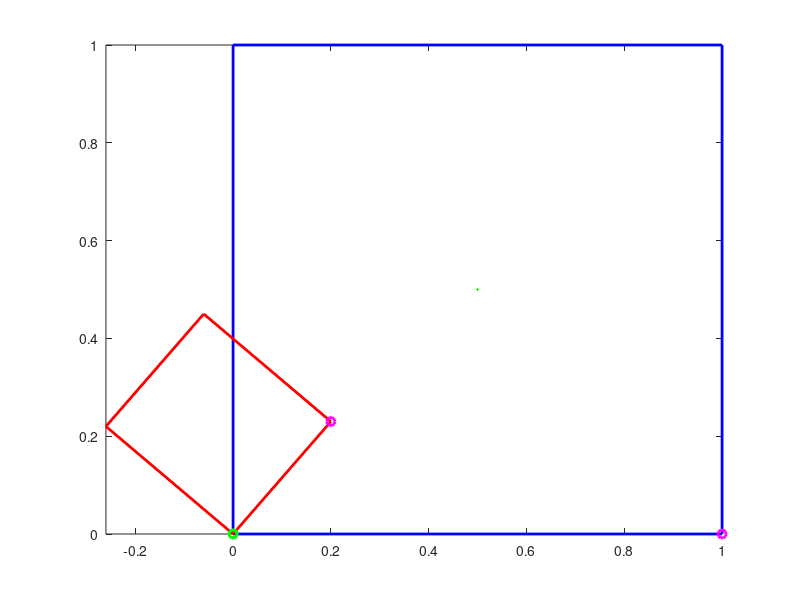

This figure's MATLAB source:
function ifs()
close all
tic
KOF = 1;            % KindOfFaractal
Q=AffineAbbildung(KOF); % Q Definitionen
% Q=CreateQ(Q);     %Manipualtion von Q oder selst "bauen"
UnderstandQ(2,Q); %Quadrate abbilden, um Abbildungen zu verstehen

LOOPmax = 10;
PLOT=1; % ohne plot 99% Zeitersparnis bei LOOPmax=10000
%Xminmax = [-2.152858 0.500000 2.653972 9.964024];
% Fuer png-Datei bei PLOT=0
if ~PLOT
    switch KOF
        case 1
        Xminmax = [-2.152858 0.500000 2.653972 9.964024]; 
        case 2
        Xminmax = [0. 0. 1. 1.];
        otherwise
    end

    M = round(sqrt(LOOPmax));
    N = round(M*(Xminmax(3)-Xminmax(1))/(Xminmax(4)-Xminmax(2)));
    Pic = ones(M,N);
end
%%
% Startwert
x=[0.5 0.5]; 
if PLOT
    plot(x(1),x(2),'.','color',[0 1 0]);
    set(gca,'color',[0 0 0]);
    hold on
    xmin=x(1); xmax = x(1);
    ymin=x(2); ymax = x(2);
end

%%
for loop=1:LOOPmax
    ii=RandP(Q(:,7));    % liefert eine Zahl zwischen 1 und 
                         % NumZeilen(Q) mit Gewichtung aus Q(:,7)
    
    xd(1) = Q(ii,1:2)*x'; xd(2) = Q(ii,3:4)*x';
    x = xd+Q(ii,5:6);
    
    
    if PLOT
        plot(x(1),x(2),'.','color',[0 1 0]); 
        if x(1)<xmin; xmin = x(1); end;
        if x(1)>xmax; xmax = x(1); end;
        if x(2)<ymin; ymin = x(2); end;
        if x(2)>ymax; ymax = x(2); end;
        if loop==LOOPmax
            fprintf('Plotrahmen(lu,ro): %f %f %f %f\n',xmin,ymin,xmax,ymax);
        end
    else
        raw = M+1-min(M,max(1,RawCol(x(2),Xminmax(2),Xminmax(4),M)));
        col = min(N,max(1,RawCol(x(1),Xminmax(1),Xminmax(3),N)));
        
        Pic(raw,col)=0;
    end
end

if ~PLOT
    PicRGB = zeros(M,N,3);
    PicRGB(:,:,2)=0.8*(1-Pic);
    imshow(PicRGB)
    imwrite(PicRGB,"fractal.png")
end
toc
end

function i=RandP(P)
    CP = cumsum(P)*100;
    ir = round(rand*100-1);
    i=1;
    for l=length(CP)-1:-1:1
        if ir>=CP(l)
            i=l+1;
            break;
        end
    end
end

function Q=AffineAbbildung(flag)

switch flag
    case 1 % Barnsley
    Q=[ [0      0       0       0.16 	0 	0       0.01];
        [0.20 	-0.26 	0.23 	0.22 	0 	1.60 	0.07];
        [-0.15 	0.28 	0.26 	0.24 	0 	0.44 	0.07];
        [0.85 	0.04 	-0.04 	0.85 	0 	1.60 	0.85]]; 
 
    case 2 % fraktaler Baum
    Q=[ [0.200 	-0.500 	0.340 	0.400 	0.440 	0.250 	0.200];
        [0.460 	0.410 	-0.250 	0.360 	0.250 	0.570 	0.200];
        [-0.060 	-0.070 	0.450 	-0.110 	0.600 	0.097 	0.200];
        [-0.350 	0.070 	-0.470 	-0.020 	0.490 	0.500 	0.200];
        [-0.640 	0.000 	0.000 	0.500 	0.860 	0.250 	0.200]];
    
    otherwise
end
end

function ij=RawCol(x,xmin,xmax,L)

    ij = round(1+(x-xmin)/(xmax-xmin)*(L-1));

end

function Q2=CreateQ(Q)

Q2 = Q;

% Barnsley, Abbidlung A4, Winkel aendern
ii = 4;
A = [Q(ii,1:2); Q(ii,3:4)];

alpha=sqrt(A(1,1)^2+A(1,2)^2);
A2=A/alpha;
phi = acos(A2(1,1)); % original 0.047024131842746
phi = -0.2;          % neuen Winkel definieren


Aneu = alpha*[[cos(phi) sin(phi)];[-sin(phi) cos(phi)]];

Q2(ii,1:2) = Aneu(1,:);
Q2(ii,3:4) = Aneu(2,:);

end

function UnderstandQ(ii,Q)

A = [Q(ii,1:2); Q(ii,3:4)];
b = Q(ii,5:6)';

Quad = [[0 0]; [1 0]; [1 1]; [0 1]; [0 0]];
Quad2 = (A*Quad')';

figure(2)
% Originalquader (blau)
plot(Quad(:,1),Quad(:,2),'b-','LineWidth',2)
hold on 
% Bildquader (rot)
plot(Quad2(:,1),Quad2(:,2),'r-','LineWidth',2)
% Punkte fuer erste und zweite Ecke wegen der Orientierung (det +/-)
plot([Quad(1,1) Quad2(1,1)],[Quad(1,2) Quad2(1,2)],'go','LineWidth',2)
plot([Quad(2,1) Quad2(2,1)],[Quad(2,2) Quad2(2,2)],'mo','LineWidth',2)
xlim([min(min(Quad(:,1),Quad2(:,1))) max(max(Quad(:,1),Quad2(:,1)))])
ylim([min(min(Quad(:,2),Quad2(:,2))) max(max(Quad(:,2),Quad2(:,2)))])
daspect([1 1 1]); % Seitenverhaeltnis beibehalten

end